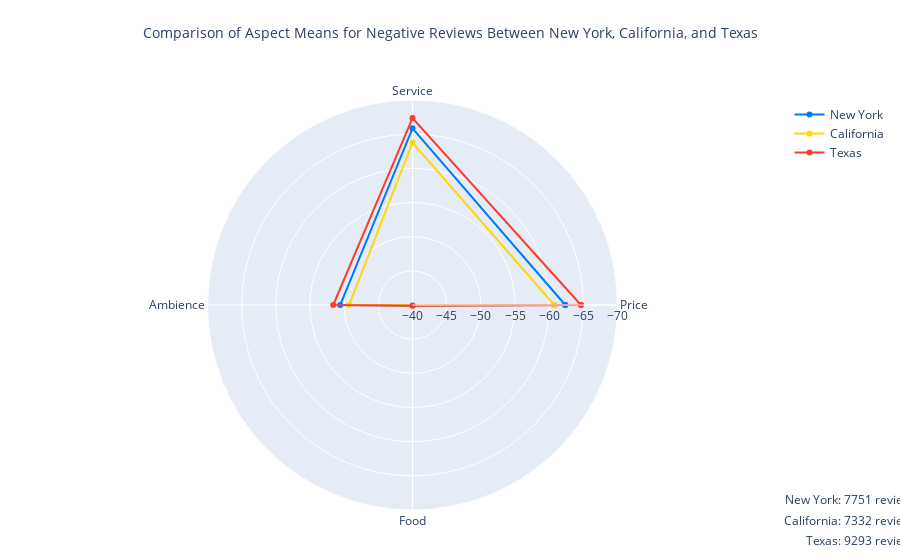

Here is the notebook cell this chart was saved with:
### Code cell
# Aspect means across negative star ratings (i.e. 1 & 2 stars)
fig_negative = go.Figure()

new_york_row = negative_df.loc[negative_df['State'] == 'New York']
new_york_r = new_york_row[['Price', 'Service', 'Ambience', 'Food']].values.tolist()[0]
new_york_r.append(new_york_r[0])

# New York
fig_negative.add_trace(go.Scatterpolar(
      r=new_york_r,
      theta=aspects + [aspects[0]],
      name='New York',
      line=dict(color='#007AFF') # Blue
))

texas_row = negative_df.loc[negative_df['State'] == 'Texas']
texas_r = texas_row[['Price', 'Service', 'Ambience', 'Food']].values.tolist()[0]
texas_r.append(texas_r[0])

california_row = negative_df.loc[negative_df['State'] == 'California']
california_r = california_row[['Price', 'Service', 'Ambience', 'Food']].values.tolist()[0]
california_r.append(california_r[0])

# California
fig_negative.add_trace(go.Scatterpolar(
      r=california_r,
      theta=aspects + [aspects[0]],
      name='California',
      line=dict(color='#FFD60A') # Yellow
))

# Texas
fig_negative.add_trace(go.Scatterpolar(
      r=texas_r,
      theta=aspects + [aspects[0]],
      name='Texas',
      line=dict(color='#FF3B30') # Red
))

# Update radial axis range
fig_negative.update_layout(
    polar=dict(
        radialaxis=dict(
            visible=True,
            range=[-40, -70])
    ),
    title=dict(
        text='Comparison of Aspect Means for Negative Reviews Between New York, California, and Texas',
        font=dict(size=14),
        x=0.5,
        y=0.95
    ),
    annotations=[
        dict(
            x=1.2, y=0, xref="paper", yref="paper",
            text=f"New York: {negative_ny_count} reviews", showarrow=False, align='center'
        ),
        dict(
            x=1.2, y=-0.05, xref="paper", yref="paper",
            text=f"California: {negative_ca_count} reviews", showarrow=False, align='center'
        ),
        dict(
            x=1.2, y=-0.10, xref="paper", yref="paper",
            text=f"Texas: {negative_tx_count} reviews", showarrow=False, align='center'
        )
    ],
    margin=dict(l=50, r=50, t=100, b=50)
)

fig_negative.write_image('../imgs/negative_radar_chart.png', scale=3)
fig_negative.show()

### Figure 1 — Plotly figure (JSON) as saved in the notebook; plotly's stock layout.template omitted (floating-point values rounded to 4 significant figures)
{"data": [{"line": {"color": "#007AFF"}, "name": "New York", "r": [-62.36, -65.86, -50.58, -40.07, -62.36], "theta": ["Price", "Service", "Ambience", "Food", "Price"], "type": "scatterpolar"}, {"line": {"color": "#FFD60A"}, "name": "California", "r": [-60.76, -63.77, -49.28, -39.55, -60.76], "theta": ["Price", "Service", "Ambience", "Food", "Price"], "type": "scatterpolar"}, {"line": {"color": "#FF3B30"}, "name": "Texas", "r": [-64.65, -67.37, -51.6, -40.12, -64.65], "theta": ["Price", "Service", "Ambience", "Food", "Price"], "type": "scatterpolar"}], "layout": {"annotations": [{"align": "center", "showarrow": false, "text": "New York: 7751 reviews", "x": 1.2, "xref": "paper", "y": 0, "yref": "paper"}, {"align": "center", "showarrow": false, "text": "California: 7332 reviews", "x": 1.2, "xref": "paper", "y": -0.05, "yref": "paper"}, {"align": "center", "showarrow": false, "text": "Texas: 9293 reviews", "x": 1.2, "xref": "paper", "y": -0.1, "yref": "paper"}], "margin": {"b": 50, "l": 50, "r": 50, "t": 100}, "polar": {"radialaxis": {"range": [-40, -70], "visible": true}}, "title": {"font": {"size": 14}, "text": "Comparison of Aspect Means for Negative Reviews Between New York, California, and Texas", "x": 0.5, "y": 0.95}}}
